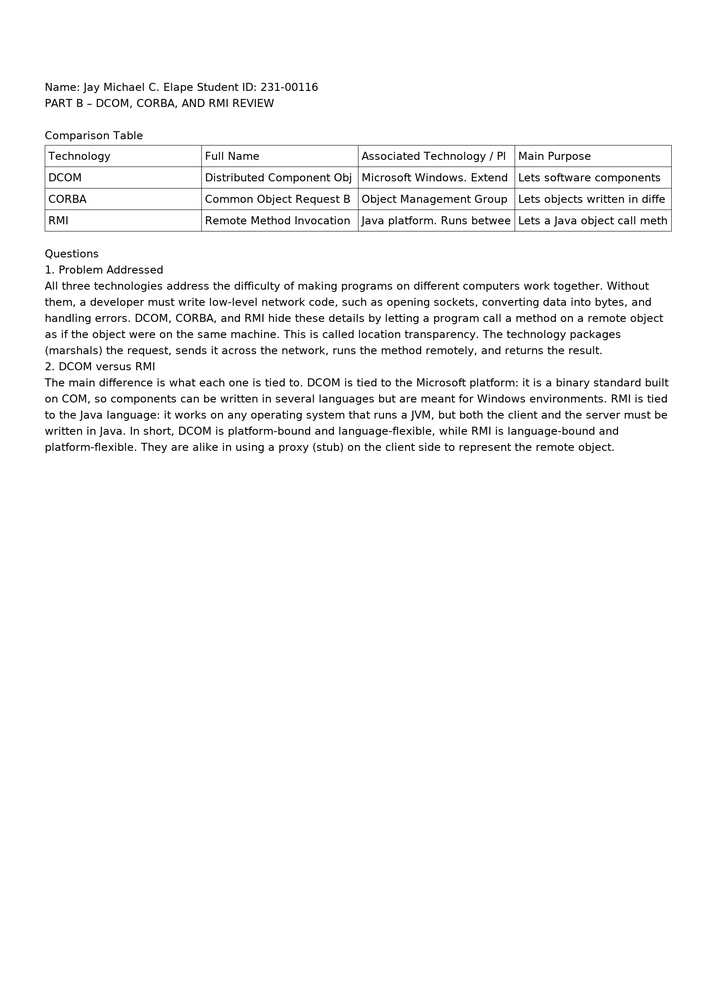
#> input picture datasets/raw-pages/28/runs/f3eafde9f8f64c688a428b2b20e52281/page-001.png, 716 x 985 px, shrunk from 1600 x 2200 before the run
$ python preprocessing.py ../../datasets/raw-pages/28/runs/f3eafde9f8f64c688a428b2b20e52281/page-001.png
#> lines starting #> are read from the running program, lines starting #| are printed output that depends on the picture; after the words box and inside, x2 and y2 are one past the last pixel; in counts of white or black regions, pixels touching at a corner belong together
"""Document image preprocessing utilities for OCR.

Provides a standalone `DocumentPreprocessor` helper that can prepare 300 DPI
PNG page images for Tesseract v5.

This module is not wired into the live OCR path in `ocr_processor.py`. The
active pipeline currently uses a simpler grayscale → Gaussian blur → adaptive
threshold → deskew sequence, while this helper keeps a more experimental
grayscale → deskew → denoise → CLAHE → adaptive threshold workflow available
for offline use or future integration.

This module is pure (no side effects) except optional image file writes in
`process()` when `output_path` is provided, and is safe to call from a Celery
worker. Each stage is guarded against exceptions and falls back to the
previous image when a stage fails.
"""
from __future__ import annotations

import logging
import os
import time
from concurrent.futures import ThreadPoolExecutor, as_completed
from typing import List, Optional, TypedDict, cast

import cv2
from cv2.typing import MatLike
import numpy as np

logger = logging.getLogger(__name__)
logging.basicConfig(level=logging.INFO)


class _ProcessResult(TypedDict):
    processed_image: MatLike | None
    skew_angle: float
    output_path: str | None
    processing_time_ms: float


class DocumentPreprocessor:
    """Preprocess single-page document images for OCR.

    Parameters are chosen to be conservative for 300 DPI scanned pages:
    - Small Gaussian kernel (3x3) reduces sensor noise but preserves edges.
    - CLAHE `clipLimit=2.0` and `tileGridSize=(8,8)` are common defaults for
      document photography to boost local contrast without amplifying noise.
    - Adaptive threshold uses a relatively large block size to capture local
      background variations while preserving text.
    """

    def __init__(self, use_nl_means: bool = False) -> None:
        self.use_nl_means = use_nl_means

    def to_grayscale(self, image: MatLike | None) -> MatLike:
        """Convert an image to single-channel grayscale.

        Accepts BGR or RGB arrays and returns an 8-bit grayscale image.
        """
        if image is None:
            raise ValueError("Input image is None")
        if len(image.shape) == 2:
            return image.copy()
        if image.shape[2] == 3:
            # Heuristic: assume BGR if uint8 and common OpenCV usage, but both
            # BGR and RGB convert to the same luminance with cvtColor using
            # COLOR_BGR2GRAY. If images were RGB, result is still acceptable.
            gray = cv2.cvtColor(image, cv2.COLOR_BGR2GRAY)
            return gray
        if image.shape[2] == 4:
            # Drop alpha channel
            gray = cv2.cvtColor(image, cv2.COLOR_BGRA2GRAY)
            return gray
        raise ValueError(f"Unsupported image shape: {image.shape}")

    def deskew(self, image: MatLike) -> tuple[MatLike, float]:
        """Detect and correct skew using Hough line transform on Canny edges.

        Returns (rotated_image, angle_degrees). If no dominant lines are found
        the original image is returned with angle 0.0.
        """
        h, w = image.shape[:2]
        gray = image if len(image.shape) == 2 else self.to_grayscale(image)

        edges = cv2.Canny(gray, 50, 150)
        # HoughLinesP parameters scaled to page size
        min_line_length = max(30, w // 8)
        lines = cast(
            MatLike | None,
            cv2.HoughLinesP(
                edges,
                1,
                np.pi / 180,
                threshold=80,
                minLineLength=min_line_length,
                maxLineGap=10,
            ),
        )

        angles: list[float] = []
        if lines is not None and len(lines) > 0:
            for x1, y1, x2, y2 in lines.reshape(-1, 4):
                dx = x2 - x1
                dy = y2 - y1
                if dx == 0 and dy == 0:
                    continue
                ang = np.degrees(np.arctan2(dy, dx))
                # Normalize large angles: prefer angles in [-90,90]
                if ang > 180:
                    ang -= 360
                if ang < -180:
                    ang += 360
                # Correct angles outside +/-45 to avoid accidental 90deg flips
                if ang > 45:
                    ang -= 90
                elif ang < -45:
                    ang += 90
                angles.append(ang)

        # If Hough didn't yield useful angles, try a fallback using minAreaRect
        if not angles:
            try:
                # Binary image for component geometry
                _, bw = cv2.threshold(gray, 0, 255, cv2.THRESH_BINARY + cv2.THRESH_OTSU)
                coords = cast(MatLike | None, cv2.findNonZero(255 - bw))  # text pixels (non-white)
                if coords is not None and len(coords) > 0:
                    rect = cv2.minAreaRect(coords)
                    # rect[2] is angle in degrees in range [-90, 0)
                    rect_angle = rect[2]
                    # Convert to a conventional angle: positive means CCW
                    if rect_angle > 45:
                        rect_angle = rect_angle - 90
                    elif rect_angle < -45:
                        rect_angle = rect_angle + 90
                    median_angle = float(-rect_angle)
                else:
                    return image, 0.0
            except Exception:
                return image, 0.0
        else:
            # Use median for robustness against outliers
            median_angle = float(np.median(angles))

        # Rotate to correct skew (negative of detected angle)
        center = (w / 2.0, h / 2.0)
        M = cv2.getRotationMatrix2D(center, -median_angle, 1.0)
        rotated = cv2.warpAffine(image, M, (w, h), flags=cv2.INTER_LINEAR,
                                 borderMode=cv2.BORDER_REPLICATE)
        return rotated, median_angle

    def denoise(self, image: MatLike | None) -> MatLike:
        """Reduce sensor/scan noise while preserving text edges.

        By default uses a small Gaussian blur (3x3). When `use_nl_means` is
        True, uses `cv2.fastNlMeansDenoising` which is stronger and slower.
        """
        if image is None:
            raise ValueError("Input image is None")
        gray = image if len(image.shape) == 2 else self.to_grayscale(image)
        if self.use_nl_means:
            try:
                den = cv2.fastNlMeansDenoising(gray, None, h=7, templateWindowSize=7, searchWindowSize=21)
                return den
            except Exception:
                logger.warning("fastNlMeansDenoising failed, falling back to Gaussian blur")
        # Conservative Gaussian blur to reduce noise without destroying edges
        denoised = cv2.GaussianBlur(gray, (3, 3), 0)
        return denoised

    def apply_clahe(
        self,
        image: MatLike,
        clip_limit: float = 2.0,
        tile_grid_size: tuple[int, int] = (8, 8),
    ) -> MatLike:
        """Apply CLAHE (adaptive histogram equalization) to the grayscale image.

        This helps with uneven lighting and shadows from phone-camera scans.
        """
        gray = image if len(image.shape) == 2 else self.to_grayscale(image)
        clahe = cv2.createCLAHE(clipLimit=clip_limit, tileGridSize=tile_grid_size)
        try:
            res = clahe.apply(gray)
            return res
        except Exception:
            logger.warning("CLAHE failed; returning original image")
            return gray

    def adaptive_threshold(self, image: MatLike, invert: Optional[bool] = None) -> MatLike:
        """Convert the grayscale image to a binary image using adaptive thresholding.

        If `invert` is None the method will attempt to auto-detect inversion by
        checking the mean intensity (dark background vs light background).
        """
        gray = image if len(image.shape) == 2 else self.to_grayscale(image)
        # blockSize must be odd and tuned for 300 DPI documents; use ~35
        block_size = 35 if (gray.shape[0] > 200 or gray.shape[1] > 200) else 15
        C = 10
        try:
            th = cv2.adaptiveThreshold(gray, 255, cv2.ADAPTIVE_THRESH_GAUSSIAN_C,
                                       cv2.THRESH_BINARY, block_size, C)
        except Exception:
            logger.warning("adaptiveThreshold failed; falling back to global Otsu")
            _, th = cv2.threshold(gray, 0, 255, cv2.THRESH_BINARY + cv2.THRESH_OTSU)

        # Auto-detect inversion: if most pixels are dark, invert to make text dark
        if invert is None:
            white_ratio = np.mean(th > 0)
            # For typical documents, white_ratio should be >0.5 (background white)
            if white_ratio < 0.5:
                invert = True
            else:
                invert = False

        if invert:
            th = cv2.bitwise_not(th)

        return th

    def process(self, image_path: str, output_path: Optional[str] = None) -> _ProcessResult:
        """Run the full preprocessing pipeline on `image_path`.

        Returns a dict with keys:
        - `processed_image`: numpy.ndarray or None if loading failed
        - `skew_angle`: float (degrees)
        - `output_path`: str or None
        - `processing_time_ms`: float

        Each stage is wrapped in try/except; failures log a warning and fall back
        to the previous image state.
        """
        t0 = time.time()
        skew_angle = 0.0
        processed: MatLike | None = None

        if not os.path.exists(image_path):
            logger.warning("Image path does not exist: %s", image_path)
            return {
                "processed_image": None,
                "skew_angle": 0.0,
                "output_path": None,
                "processing_time_ms": 0.0,
            }

        try:
            img = cast(MatLike | None, cv2.imread(image_path, cv2.IMREAD_UNCHANGED))
#> img is the input picture: shape (985, 716, 3); min 0, max 255, mean 247.3
            if img is None:
                raise IOError("cv2.imread returned None")
        except Exception as e:
            logger.warning("Failed to load image %s: %s", image_path, e)
            return {
                "processed_image": None,
                "skew_angle": 0.0,
                "output_path": None,
                "processing_time_ms": 0.0,
            }

        # Stage: grayscale
        try:
            t_start = time.time()
            gray = self.to_grayscale(img)
            logger.info("to_grayscale: %.1f ms", (time.time() - t_start) * 1000)
        except Exception as e:
            logger.warning("to_grayscale failed: %s", e)
            gray = img if len(img.shape) == 2 else cv2.cvtColor(img, cv2.COLOR_BGR2GRAY)

        # Stage: deskew
        try:
            t_start = time.time()
            deskewed, angle = self.deskew(gray)
#> in deskew, `edges = cv2.Canny(gray, 50, 150)`:
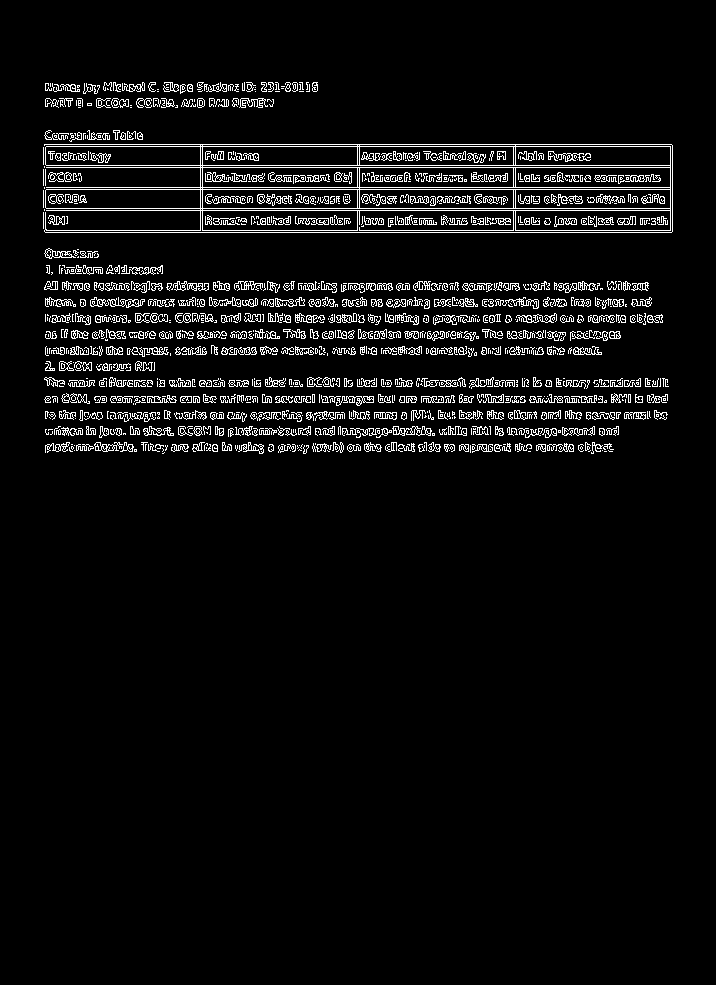
#> edges: shape (985, 716); 5.2% white in thin lines or dots, all inside (x1, y1, x2, y2) = (43, 82, 673, 454)
#> in deskew, `lines = cast( MatLike | None, cv2.HoughLinesP( edges, 1, np.pi / 180, ..`: lines = 130 rows, first 6: [45, 232, 671, 232], [44, 167, 672, 167], [44, 187, 672, 187], [46, 165, 672, 165], [46, 189, 672, 189], [44, 210, 672, 210]
#> the loop in deskew, `for x1, y1, x2, y2 in lines.reshape(-1, 4):` made 130 passes
#> (x1, y1, x2, y2, dx) on passes 1 to 12: (45, 232, 671, 232, 626), (44, 167, 672, 167, 628), (44, 187, 672, 187, 628), (46, 165, 672, 165, 626), (46, 189, 672, 189, 626), (44, 210, 672, 210, 628), (46, 208, 672, 208, 626), (44, 144, 671, 144, 627), (44, 230, 672, 230, 628), (46, 146, 672, 146, 626), (53, 386, 668, 386, 615), (45, 412, 666, 412, 621)
#> after the loop in deskew, `for x1, y1, x2, y2 in lines.reshape(-1, 4):`: angles = 130 values, max 0 at index 0, min -0.843 at index 117, mean -0.00648
#> in deskew, `median_angle = float(np.median(angles))`: median_angle = 0
#> in deskew, `M = cv2.getRotationMatrix2D(center, -median_angle, 1.0)`: M = [[1, 0, 0], [0, 1, 0]]
#> angle = 0
            skew_angle = angle
#> skew_angle = 0
            logger.info("deskew: %.1f ms (angle=%.3f)", (time.time() - t_start) * 1000, angle)
        except Exception as e:
            logger.warning("deskew failed: %s", e)
            deskewed = gray

        # Stage: denoise
        try:
            t_start = time.time()
            den = self.denoise(deskewed)
            logger.info("denoise: %.1f ms", (time.time() - t_start) * 1000)
        except Exception as e:
            logger.warning("denoise failed: %s", e)
            den = deskewed

        # Stage: CLAHE
        try:
            t_start = time.time()
            clahe = self.apply_clahe(den)
#> in apply_clahe, `res = clahe.apply(gray)`:
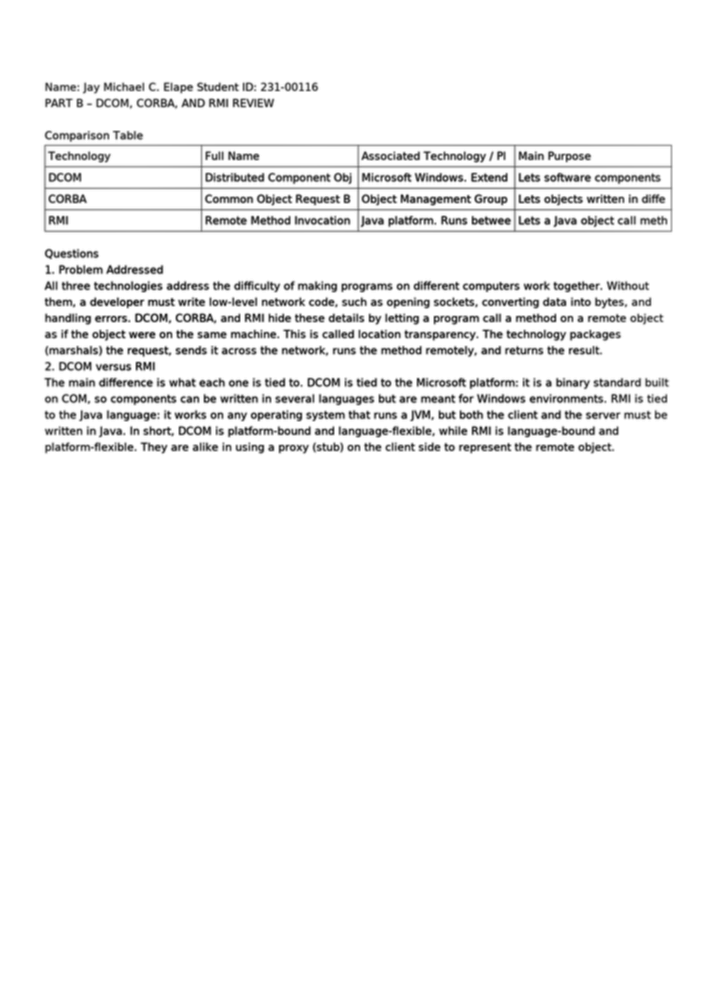
#> res: shape (985, 716); min 49, max 255, mean 244.5
            logger.info("clahe: %.1f ms", (time.time() - t_start) * 1000)
        except Exception as e:
            logger.warning("apply_clahe failed: %s", e)
            clahe = den

        # Stage: adaptive threshold
        try:
            t_start = time.time()
            th = self.adaptive_threshold(clahe, invert=None)
#> in adaptive_threshold, `th = cv2.adaptiveThreshold(gray, 255, cv2.ADAPTIVE_THRESH_GAUSSIAN_C, ..`:
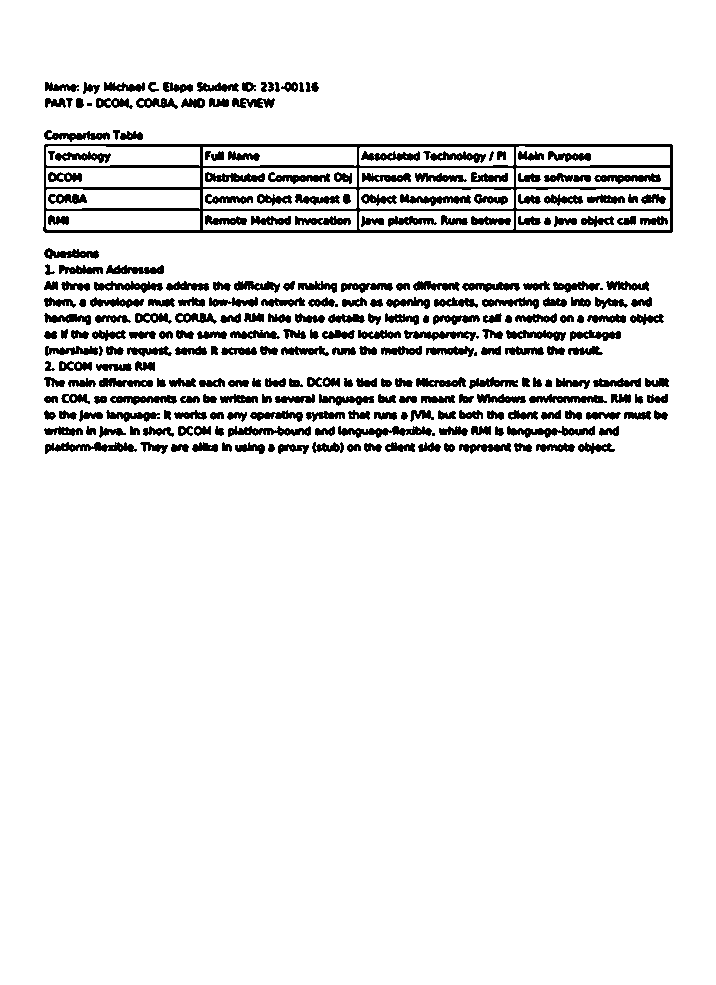
#> th: shape (985, 716); 91.8% white; 277 black regions (8 under 20 px), largest, box (x1, y1, x2, y2) and area: (43, 144, 673, 233) 9003, (338, 426, 432, 438) 581, (45, 442, 137, 454) 567
#> in adaptive_threshold, `white_ratio = np.mean(th > 0)`: white_ratio = 0.918
            logger.info("adaptive_threshold: %.1f ms", (time.time() - t_start) * 1000)
        except Exception as e:
            logger.warning("adaptive_threshold failed: %s", e)
            th = clahe if len(clahe.shape) == 2 else self.to_grayscale(clahe)

        processed = th

        if output_path:
            try:
                os.makedirs(os.path.dirname(output_path) or '.', exist_ok=True)
                cv2.imwrite(output_path, processed)
            except Exception as e:
                logger.warning("Failed to write processed image to %s: %s", output_path, e)
                output_path = None

        processing_time_ms = (time.time() - t0) * 1000.0
        result: _ProcessResult = {
            "processed_image": processed,
            "skew_angle": skew_angle,
            "output_path": output_path,
            "processing_time_ms": processing_time_ms,
        }
        return result

    def batch_process(
        self,
        image_paths: List[str],
        output_dir: str,
        max_workers: int = 4,
    ) -> List[_ProcessResult]:
        """Process multiple images in parallel and return list of result dicts.

        Output files are written to `output_dir` preserving original filenames.
        """
        os.makedirs(output_dir, exist_ok=True)
        results: List[_ProcessResult] = []

        def _task(p: str) -> _ProcessResult:
            out_name = os.path.basename(p)
            out_path = os.path.join(output_dir, out_name)
            return self.process(p, out_path)

        with ThreadPoolExecutor(max_workers=max_workers) as ex:
            futures = {ex.submit(_task, p): p for p in image_paths}
            for f in as_completed(futures):
                try:
                    results.append(f.result())
                except Exception as e:
                    logger.warning("batch task failed for %s: %s", futures[f], e)
                    results.append({"processed_image": None, "skew_angle": 0.0, "output_path": None, "processing_time_ms": 0.0})

        return results


if __name__ == "__main__":
    import argparse

    parser = argparse.ArgumentParser(description="Preprocess a single document image for OCR")
    parser.add_argument("input", help="Input image path (PNG)")
    parser.add_argument("output", nargs='?', help="Output path for processed image")
    args = parser.parse_args()

    pre = DocumentPreprocessor()
    res = pre.process(args.input, args.output)
#> res = 4 items
    if res["processed_image"] is None:
        print("Processing failed or image unreadable")
    else:
        print(f"Processed in {res['processing_time_ms']:.1f} ms; skew_angle={res['skew_angle']:.3f}")
#| Processed in 587.6 ms; skew_angle=0.000
